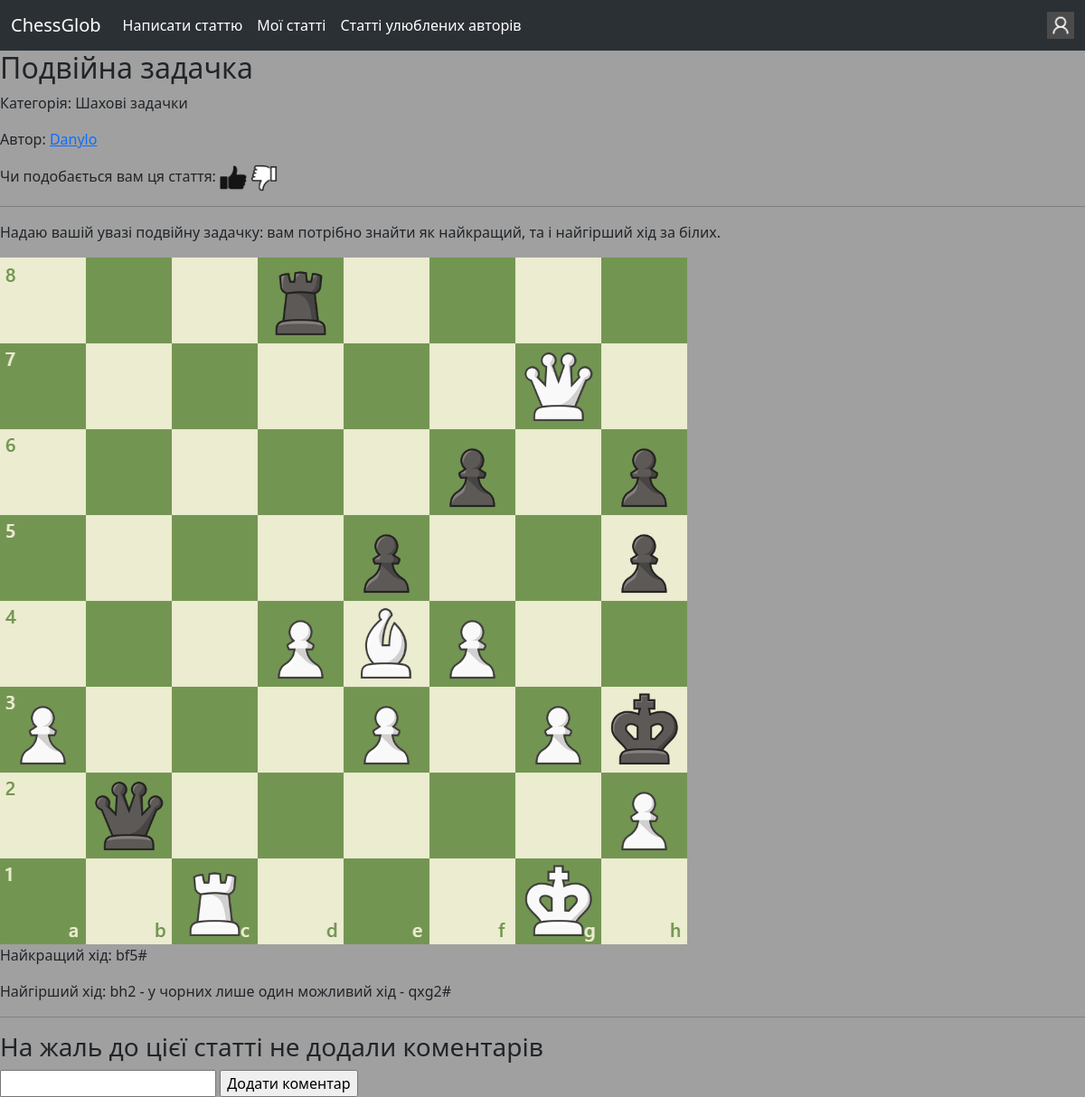
Page /view_article/5 (signed in) on the earlier database version.
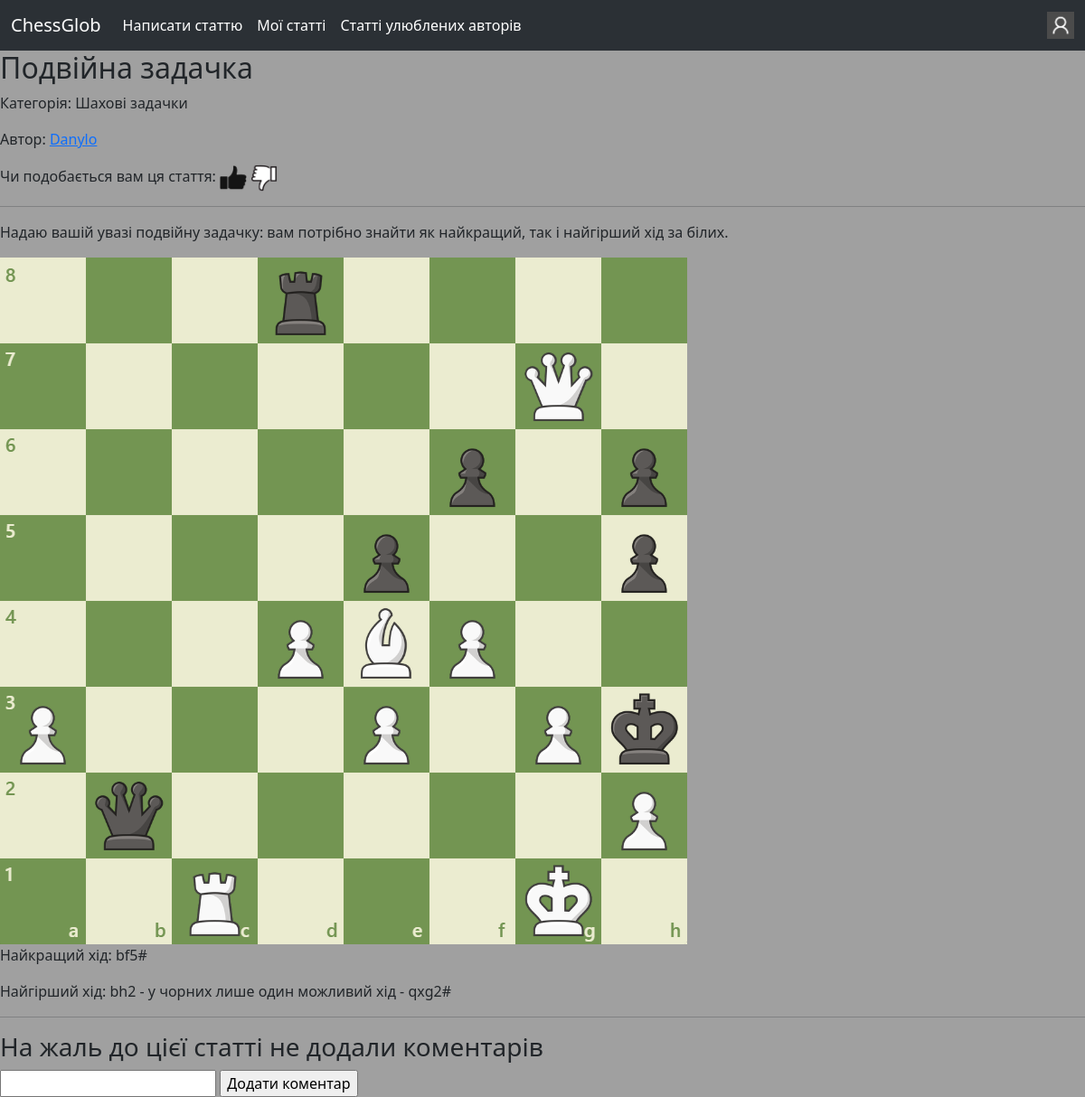
Same page on the later database version.
### blog/models.py (models this page shows, shortened)
class TextArticleElement(models.Model):
    article = models.ForeignKey(Article, models.CASCADE)
    num = models.IntegerField()
    t = "text" #t - type. Потрібно, щоб відрізняти TextArticleElement від FileArticleElement
    text = models.TextField()

### blog/views.py (the view)
# urls.py: path("view_article/<int:article_pk>", views.view_article, name="view_article"),
def view_article(request, article_pk):
    if not models.Article.objects.filter(pk=article_pk).exists():
        return redirect("/eror?eror_text=Статті з таким pk не існує.")
    text_elements = list(models.TextArticleElement.objects.filter(article=article_pk))
    file_elements = list(models.FileArticleElement.objects.filter(article=article_pk))
    elements = sorted(text_elements+file_elements, key=lambda element: element.num)
    liked = 0
    if not request.user.is_authenticated: liked = None
    elif models.Like.objects.filter(article=article_pk, author=request.user).exists(): liked = 1
    elif models.Dislike.objects.filter(article=article_pk, author=request.user).exists(): liked = -1
    return render(request, "blog/view_article.html", context={"article":models.Article.objects.get(pk=article_pk),
                                        "elements":elements, "comments":models.Comment.objects.filter(article=article_pk),
                                        "liked":liked})

### blog/templatetags/custom_tags.py (called while the page is built)
@register.filter("endswith")
def endswith(value, arg): return value.lower().endswith(arg.lower())

### templates/blog/view_article.html (shortened to what this page needs)
{% extends "base.html" %}
{% load static %}
{% load custom_tags %}
{% block body %}
<h2>{{ article.name }}</h2>
<p>Категорія: {{ article.category }}</p>
<p>Автор: <a href="{% url 'blog:view_user_info' article.author.username %}">{{ article.author.username }}</a></p>
<p>Чи подобається вам ця стаття:
    {% if liked == 0 %}
    <a href="{% url 'blog:like_article' article.pk %}"><img src="{% static 'img/not_pressed_like.png' %}" width="30px" height="30px"></a>
    <a href="{% url 'blog:dislike_article' article.pk %}"><img src="{% static 'img/not_pressed_dislike.png' %}" width="30px" height="30px"></a>
    {% elif liked == 1 %}
    <a href="{% url 'blog:unlike_article' article.pk %}"><img src="{% static 'img/pressed_like.png' %}" width="30px" height="30px"></a>
    <a href="{% url 'blog:dislike_article' article.pk %}"><img src="{% static 'img/not_pressed_dislike.png' %}" width="30px" height="30px"></a>
    {% elif liked == -1 %}
    <a href="{% url 'blog:like_article' article.pk %}"><img src="{% static 'img/not_pressed_like.png' %}" width="30px" height="30px"></a>
    <a href="{% url 'blog:undislike_article' article.pk %}"><img src="{% static 'img/pressed_dislike.png' %}" width="30px" height="30px"></a>
    {% endif%}
</p>
<hr>
{% for element in elements %}
    {% if element.t == "text" %}
        <p>{{ element.text }}</p>
    {% else %}
        {% if element.file.url|endswith:".png" or element.file.url|endswith:".jpg" %}
        <img src="{{ element.file.url }}" alt="Картинка">
        {% elif element.file.url|endswith:".mp4" %}
        <video width="320" height="240" controls>
            <source src="{{ element.file.url }}" type="video/mp4">
            На жаль, ваш браузер не підтримує відео
        </video>
        {% else %}
        <a href="{{ element.file.url }}">Завантажити файл</a>
        {% endif %}
    {% endif %}
{% endfor %}
<hr>
{% if comments %}
<ul>
    {% for comment in comments %}
    <li>{{ comment.author.username }}: {{ comment.text }}
        {% if user == comment.author or user.role == comment.author.Roles.ADMINISTATOR %}
        <a class="btn btn-danger" href="{% url 'blog:delete_comment' article.pk comment.pk %}" role="button">Видалити</a>
        {% endif %}
    </li>
    {%endfor%}
</ul>
{% else %}
<h3>На жаль до цієї статті не додали коментарів</h3>
{% endif %}
<form method="post" action="{% url 'blog:add_comment' article.pk %}">
    <input type="text" name="text" required>
    <input type="submit" value="Додати коментар">
</form>
{% endblock %}

Differences in the rows shown:
changed TextArticleElement: text "Надаю вашій увазі подвійну задачку: вам потрібно знайти як найкращий, та і найгірший хід за білих." → "Надаю вашій увазі подвійну задачку: вам потрібно знайти як найкращий, так і найгірший хід за білих."
